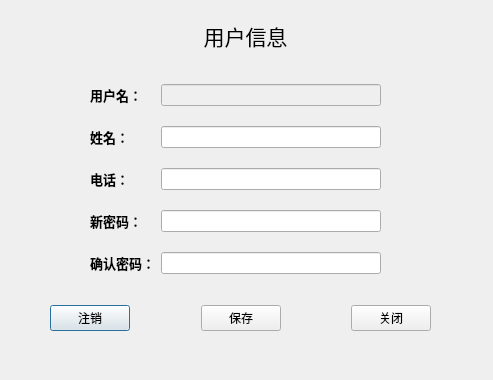
<?xml version="1.0" encoding="UTF-8"?>
<ui version="4.0">
 <class>DialogReviseUser</class>
 <widget class="QDialog" name="DialogReviseUser">
  <property name="geometry">
   <rect>
    <x>0</x>
    <y>0</y>
    <width>493</width>
    <height>380</height>
   </rect>
  </property>
  <property name="windowTitle">
   <string>用户信息</string>
  </property>
  <property name="windowIcon">
   <iconset resource="res.qrc">
    <normaloff>:/image/icon.png</normaloff>:/image/icon.png</iconset>
  </property>
  <property name="styleSheet">
   <string notr="true"/>
  </property>
  <widget class="QWidget" name="widget_reuser" native="true">
   <property name="geometry">
    <rect>
     <x>90</x>
     <y>70</y>
     <width>291</width>
     <height>221</height>
    </rect>
   </property>
   <layout class="QGridLayout" name="gridLayout">
    <item row="3" column="0">
     <widget class="QLabel" name="label_3">
      <property name="font">
       <font>
        <pointsize>10</pointsize>
        <bold>true</bold>
       </font>
      </property>
      <property name="text">
       <string>新密码：</string>
      </property>
     </widget>
    </item>
    <item row="2" column="0">
     <widget class="QLabel" name="label_2">
      <property name="font">
       <font>
        <pointsize>10</pointsize>
        <bold>true</bold>
       </font>
      </property>
      <property name="text">
       <string>电话：</string>
      </property>
     </widget>
    </item>
    <item row="2" column="1">
     <widget class="QLineEdit" name="lineEdit_phone"/>
    </item>
    <item row="3" column="1">
     <widget class="QLineEdit" name="lineEdit_password">
      <property name="layoutDirection">
       <enum>Qt::LeftToRight</enum>
      </property>
      <property name="placeholderText">
       <string/>
      </property>
     </widget>
    </item>
    <item row="1" column="0">
     <widget class="QLabel" name="label">
      <property name="font">
       <font>
        <pointsize>10</pointsize>
        <bold>true</bold>
       </font>
      </property>
      <property name="text">
       <string>姓名：</string>
      </property>
     </widget>
    </item>
    <item row="4" column="1">
     <widget class="QLineEdit" name="lineEdit_password2"/>
    </item>
    <item row="1" column="1">
     <widget class="QLineEdit" name="lineEdit_name"/>
    </item>
    <item row="4" column="0">
     <widget class="QLabel" name="label_4">
      <property name="font">
       <font>
        <pointsize>10</pointsize>
        <bold>true</bold>
       </font>
      </property>
      <property name="text">
       <string>确认密码：</string>
      </property>
     </widget>
    </item>
    <item row="0" column="0">
     <widget class="QLabel" name="label_6">
      <property name="font">
       <font>
        <pointsize>10</pointsize>
        <bold>true</bold>
       </font>
      </property>
      <property name="text">
       <string>用户名：</string>
      </property>
     </widget>
    </item>
    <item row="0" column="1">
     <widget class="QLineEdit" name="lineEdit_username">
      <property name="enabled">
       <bool>false</bool>
      </property>
      <property name="acceptDrops">
       <bool>true</bool>
      </property>
     </widget>
    </item>
   </layout>
  </widget>
  <widget class="QLabel" name="label_5">
   <property name="geometry">
    <rect>
     <x>70</x>
     <y>20</y>
     <width>351</width>
     <height>31</height>
    </rect>
   </property>
   <property name="font">
    <font>
     <pointsize>16</pointsize>
    </font>
   </property>
   <property name="text">
    <string>用户信息</string>
   </property>
   <property name="alignment">
    <set>Qt::AlignCenter</set>
   </property>
  </widget>
  <widget class="QWidget" name="widget_2" native="true">
   <property name="geometry">
    <rect>
     <x>50</x>
     <y>300</y>
     <width>381</width>
     <height>37</height>
    </rect>
   </property>
   <layout class="QHBoxLayout" name="horizontalLayout">
    <item>
     <widget class="QPushButton" name="btn_delete">
      <property name="minimumSize">
       <size>
        <width>0</width>
        <height>25</height>
       </size>
      </property>
      <property name="text">
       <string>注销</string>
      </property>
     </widget>
    </item>
    <item>
     <spacer name="horizontalSpacer">
      <property name="orientation">
       <enum>Qt::Horizontal</enum>
      </property>
      <property name="sizeHint" stdset="0">
       <size>
        <width>40</width>
        <height>20</height>
       </size>
      </property>
     </spacer>
    </item>
    <item>
     <widget class="QPushButton" name="btn_save">
      <property name="minimumSize">
       <size>
        <width>0</width>
        <height>25</height>
       </size>
      </property>
      <property name="text">
       <string>保存</string>
      </property>
     </widget>
    </item>
    <item>
     <spacer name="horizontalSpacer_2">
      <property name="orientation">
       <enum>Qt::Horizontal</enum>
      </property>
      <property name="sizeHint" stdset="0">
       <size>
        <width>40</width>
        <height>20</height>
       </size>
      </property>
     </spacer>
    </item>
    <item>
     <widget class="QPushButton" name="pushButton">
      <property name="minimumSize">
       <size>
        <width>0</width>
        <height>25</height>
       </size>
      </property>
      <property name="text">
       <string>关闭</string>
      </property>
     </widget>
    </item>
   </layout>
  </widget>
 </widget>
 <tabstops>
  <tabstop>lineEdit_name</tabstop>
  <tabstop>lineEdit_phone</tabstop>
  <tabstop>lineEdit_password</tabstop>
  <tabstop>lineEdit_password2</tabstop>
  <tabstop>btn_save</tabstop>
  <tabstop>pushButton</tabstop>
 </tabstops>
 <resources>
  <include location="res.qrc"/>
 </resources>
 <connections/>
</ui>
